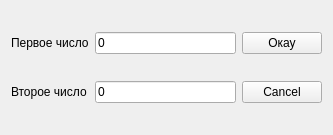
<?xml version="1.0" encoding="UTF-8"?>
<ui version="4.0">
 <class>Form</class>
 <widget class="QWidget" name="Form">
  <property name="geometry">
   <rect>
    <x>0</x>
    <y>0</y>
    <width>333</width>
    <height>135</height>
   </rect>
  </property>
  <property name="windowTitle">
   <string>Form</string>
  </property>
  <layout class="QHBoxLayout" name="horizontalLayout">
   <item>
    <layout class="QGridLayout" name="gridLayout">
     <item row="1" column="1">
      <widget class="QLineEdit" name="lineEdit_2">
       <property name="text">
        <string>0</string>
       </property>
      </widget>
     </item>
     <item row="0" column="1">
      <widget class="QLineEdit" name="lineEdit">
       <property name="text">
        <string>0</string>
       </property>
      </widget>
     </item>
     <item row="0" column="0">
      <widget class="QLabel" name="label">
       <property name="text">
        <string>Первое число</string>
       </property>
      </widget>
     </item>
     <item row="1" column="0">
      <widget class="QLabel" name="label_2">
       <property name="text">
        <string>Второе число</string>
       </property>
      </widget>
     </item>
    </layout>
   </item>
   <item>
    <layout class="QVBoxLayout" name="verticalLayout">
     <item>
      <widget class="QPushButton" name="pushButton">
       <property name="text">
        <string>Oкау</string>
       </property>
      </widget>
     </item>
     <item>
      <widget class="QPushButton" name="pushButton_2">
       <property name="text">
        <string>Cancel</string>
       </property>
      </widget>
     </item>
    </layout>
   </item>
  </layout>
 </widget>
 <tabstops>
  <tabstop>lineEdit</tabstop>
  <tabstop>lineEdit_2</tabstop>
  <tabstop>pushButton</tabstop>
  <tabstop>pushButton_2</tabstop>
 </tabstops>
 <resources/>
 <connections/>
</ui>
